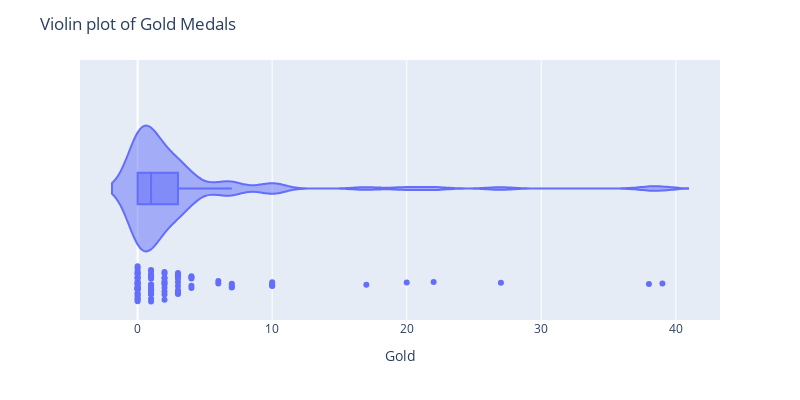

Notebook code cell kept with this figure:
### Code cell
# lets plot violin plots 
medal_data["Team/NOC"]
fig = px.violin(medal_data, x="Gold", box=True, points='all', hover_data=medal_data.columns)
fig.update_layout(width=800, height=400, title='Violin plot of Gold Medals')
fig.show()

### Figure 1 — Plotly figure (JSON) as saved in the notebook; plotly's stock layout.template omitted (floating-point values rounded to 4 significant figures; data arrays with more than 128 entries replaced by an {"elided": "..."} marker saying what was removed)
{"data": [{"alignmentgroup": "True", "box": {"visible": true}, "customdata": {"elided": "93x6 mixed values"}, "hovertemplate": "Gold=%{x}<br>Rank=%{customdata[0]}<br>Team/NOC=%{customdata[1]}<br>Silver=%{customdata[2]}<br>Bronze=%{customdata[3]}<br>Total=%{customdata[4]}<br>Rank by Total=%{customdata[5]}<extra></extra>", "legendgroup": "", "marker": {"color": "#636efa"}, "name": "", "offsetgroup": "", "orientation": "h", "points": "all", "scalegroup": "True", "showlegend": false, "type": "violin", "x": [39, 38, 27, 22, 20, 17, 10, 10, 10, 10, 7, 7, 7, 7, 6, 6, 4, 4, 4, 4, 4, 3, 3, 3, 3, 3, 3, 3, 3, 3, 3, 3, 2, 2, 2, 2, 2, 2, 2, 2, 2, 2, 2, 1, 1, 1, 1, 1, 1, 1, 1, 1, 1, 1, 1, 1, 1, 1, 1, 1, 1, 1, 1, 1, 1, 0, 0, 0, 0, 0, 0, 0, 0, 0, 0, 0, 0, 0, 0, 0, 0, 0, 0, 0, 0, 0, 0, 0, 0, 0, 0, 0, 0], "x0": " ", "xaxis": "x", "y0": " ", "yaxis": "y"}], "layout": {"height": 400, "legend": {"tracegroupgap": 0}, "margin": {"t": 60}, "title": {"text": "Violin plot of Gold Medals"}, "violinmode": "group", "width": 800, "xaxis": {"anchor": "y", "domain": [0, 1], "title": {"text": "Gold"}}, "yaxis": {"anchor": "x", "domain": [0, 1]}}}
